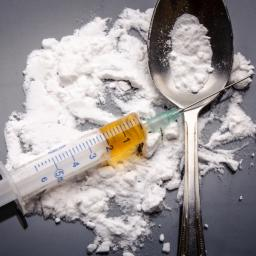
#> input picture clarifai_images/drugs_small.jpg, 256 x 256 px; the run also reads 1 picture not shown here
$ jupyter execute --allow-errors clarifai_api_trial.ipynb   (shell and % lines are left out)   (Python 2 division)   (older library calls are emulated)
#> lines starting #> are read from the running program, lines starting #| are printed output that depends on the picture
[cell 1]
from clarifai.rest import ClarifaiApp
import scipy.misc

#> (a cell that did not finish here is left out)

[cell 3]
from clarifai.rest import Image as ClImage
#> (the rest of this cell did not finish here and is left out)

#> (a cell that did not finish here is left out)

#> (a cell that did not finish here is left out)

[cell 6]
import matplotlib.pyplot as plt
import matplotlib.image as mpimg
import numpy as np

[cell 7]
img=mpimg.imread('clarifai_images/drugs_small.jpg')
#> img is the input picture: shape (256, 256, 3); mean R, G, B 156.4, 150.5, 151.4

[cell 8]
imgplot = plt.imshow(img)

[cell 9]
random_perturb = np.random.randn(*img.shape)

[cell 10]
img_mod = np.clip(img + 32*np.sign(random_perturb),0,255)
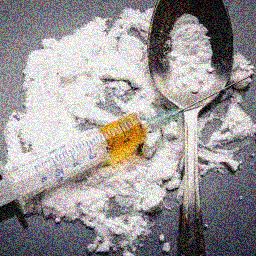
#> img_mod: shape (256, 256, 3) float64; mean R, G, B 154.8, 149.7, 150.7
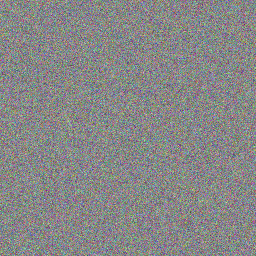
#> random_perturb: shape (256, 256, 3) float64; mean R, G, B -0.00112, 0.00647, 0.00514; drawn with min black and max white

[cell 11]
plt.imshow(img_mod/255)

[cell 12]
# small_image=scipy.misc.imresize(img,25)
plt.imsave('clarifai_images/drugs_small_rand.jpg',img_mod/255)
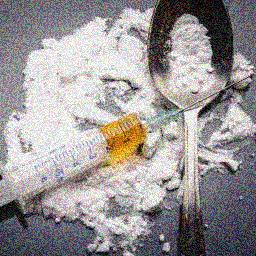
#> saved as drugs_small_rand.jpg: shape (256, 256, 3); mean R, G, B 154.6, 149.6, 150.5

[cell 13]
drugs_rand = plt.imread('clarifai_images/drugs_small_rand.jpg')

[cell 14]
plt.imshow(drugs_rand)

#> (a cell that did not finish here is left out)

[cell 16]
small_img_noisy=scipy.misc.imresize(img_mod,25)
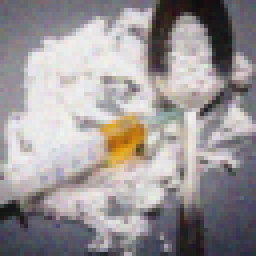
#> small_img_noisy: shape (64, 64, 3) (shown 4 times larger); mean R, G, B 154.8, 149.7, 150.7
plt.imsave('nsfw-002-small-noisy.jpg',small_img_noisy)
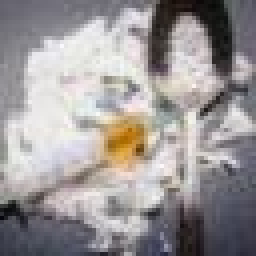
#> saved as nsfw-002-small-noisy.jpg: shape (64, 64, 3) (shown 4 times larger); mean R, G, B 154.6, 150, 150.3

#> (a cell that did not finish here is left out)

[cell 18]
image_resized_noisy=scipy.misc.imresize(small_img_noisy,4.0)
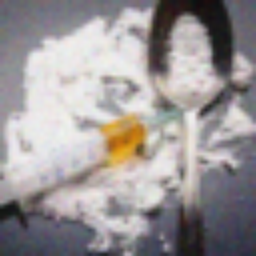
#> image_resized_noisy: shape (256, 256, 3); mean R, G, B 154.9, 149.8, 150.8
plt.imshow(image_resized_noisy)
plt.imsave('nsfw-002-noisy-resized.jpg',image_resized_noisy)

#> (a cell that did not finish here is left out)

#> (a cell that did not finish here is left out)

[cell 21]
# [7 lines left out: function moderation_dict_reader, not called in this run]

[cell 22]
# [21 lines left out: function CW_est, not called in this run]

[cell 23]
# [16 lines left out: function xent_est, not called in this run]

[cell 24]
# [10 lines left out: function pca_components, not called in this run]

[cell 25]
# [44 lines left out: function finite_diff_method, not called in this run]

[cell 26]
import time
from sklearn.decomposition import PCA
time1 = time.time()
success = 0
avg_l2_perturb = 0
curr_image='clarifai_images/drugs_small.jpg'
curr_sample = np.array(mpimg.imread(curr_image),dtype=float)
curr_sample=curr_sample[:,:,:3]

BATCH_SIZE=1
IMAGE_ROWS=curr_sample.shape[0]
#> IMAGE_ROWS = 256
IMAGE_COLS=curr_sample.shape[1]
#> IMAGE_COLS = 256
NUM_CHANNELS=curr_sample.shape[2]
#> NUM_CHANNELS = 3
dim=IMAGE_ROWS*IMAGE_COLS*NUM_CHANNELS
#> dim = 196608
delta=0.01
CLIP_MIN=0
CLIP_MAX=255
group_size=1000
eps=20
norm='linf'
PCA_FLAG=True

#> (the rest of this cell did not finish here and is left out)
